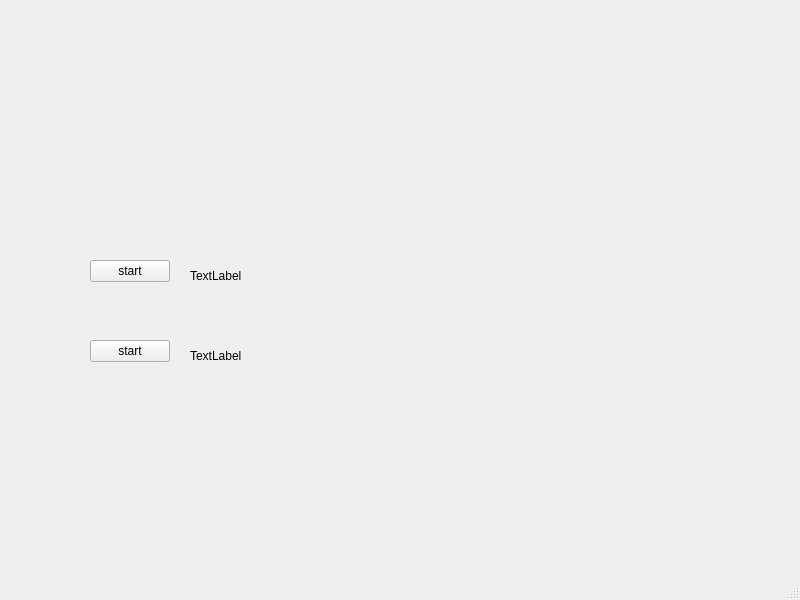
<?xml version="1.0" encoding="UTF-8"?>
<ui version="4.0">
 <class>MainWindow</class>
 <widget class="QMainWindow" name="MainWindow">
  <property name="geometry">
   <rect>
    <x>0</x>
    <y>0</y>
    <width>800</width>
    <height>600</height>
   </rect>
  </property>
  <property name="windowTitle">
   <string>MainWindow</string>
  </property>
  <widget class="QWidget" name="centralwidget">
   <widget class="QPushButton" name="loopBtn">
    <property name="geometry">
     <rect>
      <x>90</x>
      <y>260</y>
      <width>80</width>
      <height>22</height>
     </rect>
    </property>
    <property name="text">
     <string>start</string>
    </property>
   </widget>
   <widget class="QLabel" name="curTime">
    <property name="geometry">
     <rect>
      <x>190</x>
      <y>260</y>
      <width>421</width>
      <height>31</height>
     </rect>
    </property>
    <property name="text">
     <string>TextLabel</string>
    </property>
   </widget>
   <widget class="QLabel" name="onceTime">
    <property name="geometry">
     <rect>
      <x>190</x>
      <y>340</y>
      <width>421</width>
      <height>31</height>
     </rect>
    </property>
    <property name="text">
     <string>TextLabel</string>
    </property>
   </widget>
   <widget class="QPushButton" name="onceBtn">
    <property name="geometry">
     <rect>
      <x>90</x>
      <y>340</y>
      <width>80</width>
      <height>22</height>
     </rect>
    </property>
    <property name="text">
     <string>start</string>
    </property>
   </widget>
  </widget>
  <widget class="QMenuBar" name="menubar">
   <property name="geometry">
    <rect>
     <x>0</x>
     <y>0</y>
     <width>800</width>
     <height>19</height>
    </rect>
   </property>
  </widget>
  <widget class="QStatusBar" name="statusbar"/>
 </widget>
 <resources/>
 <connections/>
</ui>
